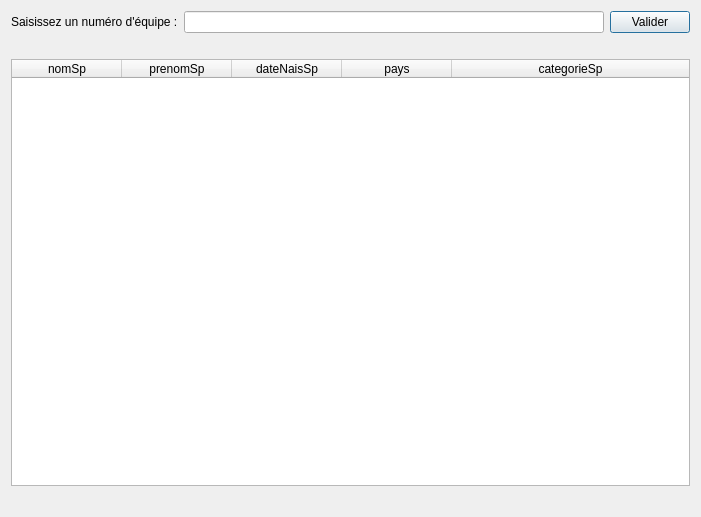
<?xml version="1.0" encoding="UTF-8"?>
<ui version="4.0">
 <class>fct_comp_1</class>
 <widget class="QDialog" name="fct_comp_1">
  <property name="geometry">
   <rect>
    <x>0</x>
    <y>0</y>
    <width>701</width>
    <height>517</height>
   </rect>
  </property>
  <property name="windowTitle">
   <string>Nom, Prénom, date de naissance, pays, catégorie, des sportifs d'une équipe</string>
  </property>
  <layout class="QGridLayout" name="gridLayout">
   <item row="0" column="0">
    <layout class="QHBoxLayout" name="horizontalLayout">
     <property name="sizeConstraint">
      <enum>QLayout::SetDefaultConstraint</enum>
     </property>
     <item>
      <widget class="QLabel" name="label">
       <property name="text">
        <string>Saisissez un numéro d'équipe :</string>
       </property>
      </widget>
     </item>
     <item>
      <widget class="QLineEdit" name="lineEdit"/>
     </item>
     <item>
      <widget class="QPushButton" name="pushButton">
       <property name="text">
        <string>Valider</string>
       </property>
      </widget>
     </item>
    </layout>
   </item>
   <item row="1" column="0">
    <layout class="QHBoxLayout" name="horizontalLayout_2">
     <item alignment="Qt::AlignHCenter">
      <widget class="QLabel" name="label_2">
       <!-- <property name="text"> -->
        <!-- <string>Travail à réaliser : Ajouter la date de naissance des sportifs de l'équipe</string> -->
       <!-- </property> -->
       <property name="scaledContents">
        <bool>false</bool>
       </property>
      </widget>
     </item>
    </layout>
   </item>
   <item row="2" column="0">
    <widget class="QTableWidget" name="table_fct_comp_1">
     <attribute name="horizontalHeaderMinimumSectionSize">
      <number>50</number>
     </attribute>
     <attribute name="horizontalHeaderDefaultSectionSize">
      <number>110</number>
     </attribute>
     <attribute name="horizontalHeaderStretchLastSection">
      <bool>true</bool>
     </attribute>
     <attribute name="verticalHeaderVisible">
      <bool>false</bool>
     </attribute>
     <column>
      <property name="text">
       <string>nomSp</string>
      </property>
     </column>
     <column>
      <property name="text">
       <string>prenomSp</string>
      </property>
     </column>
     <column>
      <property name="text">
       <string>dateNaisSp</string>
      </property>
     </column>
     <column>
      <property name="text">
       <string>pays</string>
      </property>
     </column>
     <column>
      <property name="text">
       <string>categorieSp</string>
      </property>
     </column>
    </widget>
   </item>
   <item row="3" column="0">
    <widget class="QLabel" name="label_fct_comp_1">
     <property name="text">
      <string/>
     </property>
     <property name="alignment">
      <set>Qt::AlignCenter</set>
     </property>
    </widget>
   </item>
  </layout>
 </widget>
 <resources/>
 <connections>
  <connection>
   <sender>pushButton</sender>
   <signal>clicked()</signal>
   <receiver>fct_comp_1</receiver>
   <slot>refreshResult()</slot>
   <hints>
    <hint type="sourcelabel">
     <x>437</x>
     <y>21</y>
    </hint>
    <hint type="destinationlabel">
     <x>91</x>
     <y>1</y>
    </hint>
   </hints>
  </connection>
 </connections>
 <slots>
  <slot>refreshResult()</slot>
 </slots>
</ui>
